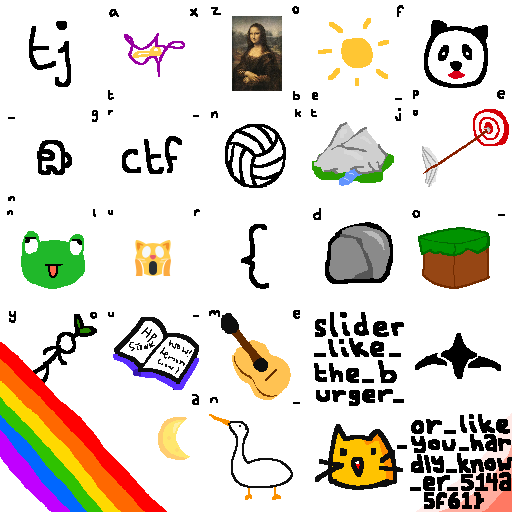
#> input picture rev/slider/src/gen-data/slider.png, 512 x 512 px
$ python gen.py slider.png 100 out.png
#> lines starting #> are read from the running program, lines starting #| are printed output that depends on the picture
from PIL import Image
import sys
import struct

resolution = 512

img = Image.open(sys.argv[1])
#> img is the input picture: PIL image 512x512 RGBA; mean R, G, B, A 220.3, 214.2, 205.9, 255
puzzle_size = int(sys.argv[2])
output = sys.argv[3]

img = img.resize((resolution // puzzle_size * puzzle_size,
                 resolution // puzzle_size * puzzle_size))
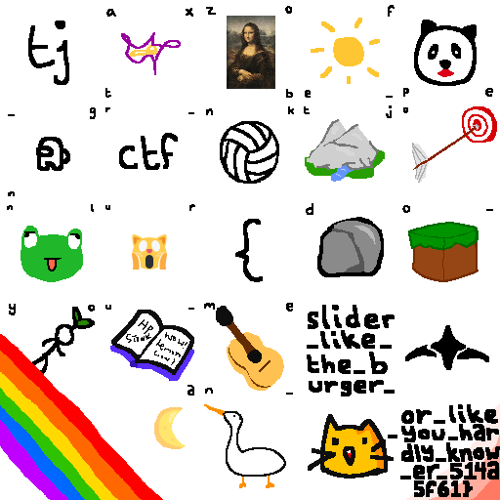
#> img: PIL image 500x500 RGBA; mean R, G, B, A 220.2, 214.1, 205.9, 255

width, height = img.size
#> width = 500; height = 500

# read all pixels into a list
blocks = [[[] for c in range(puzzle_size)] for r in range(puzzle_size)]

for r in range(height):
    for c in range(width):
        blocks[r * puzzle_size // height][c * puzzle_size //
                                          width].append(img.getpixel((c, r)))


with open(output, 'wb') as f:
    # block resolution
    f.write(struct.pack('I', width // puzzle_size))
    f.write(struct.pack('I', height // puzzle_size))

    # puzzle size
    f.write(struct.pack('I', puzzle_size))
    f.write(struct.pack('I', puzzle_size))

    last_block = blocks[-1][-1]

    # write all pixels in puzzle order
    for r, row in enumerate(blocks):
        for c, block in enumerate(row):
            if block == last_block:
                continue

            # convert into bytes
            block_bytes = b''.join([struct.pack('BBB', *pixel[:3])
                                   for pixel in block])
            for i, b in enumerate(last_block):
                last_block[i] = (b[0] ^ block[i][0], b[1] ^
                                 block[i][1], b[2] ^ block[i][2])

            # current spot
            f.write(struct.pack('I', r))
            f.write(struct.pack('I', c))

            # correct spot
            f.write(struct.pack('I', r))
            f.write(struct.pack('I', c))

            # write block
            f.write(block_bytes)

    # write last block
    f.write(struct.pack('I', puzzle_size - 1))
    f.write(struct.pack('I', puzzle_size - 1))
    f.write(struct.pack('I', puzzle_size - 1))
    f.write(struct.pack('I', puzzle_size - 1))
    f.write(b''.join([struct.pack('BBB', *pixel) for pixel in last_block]))
